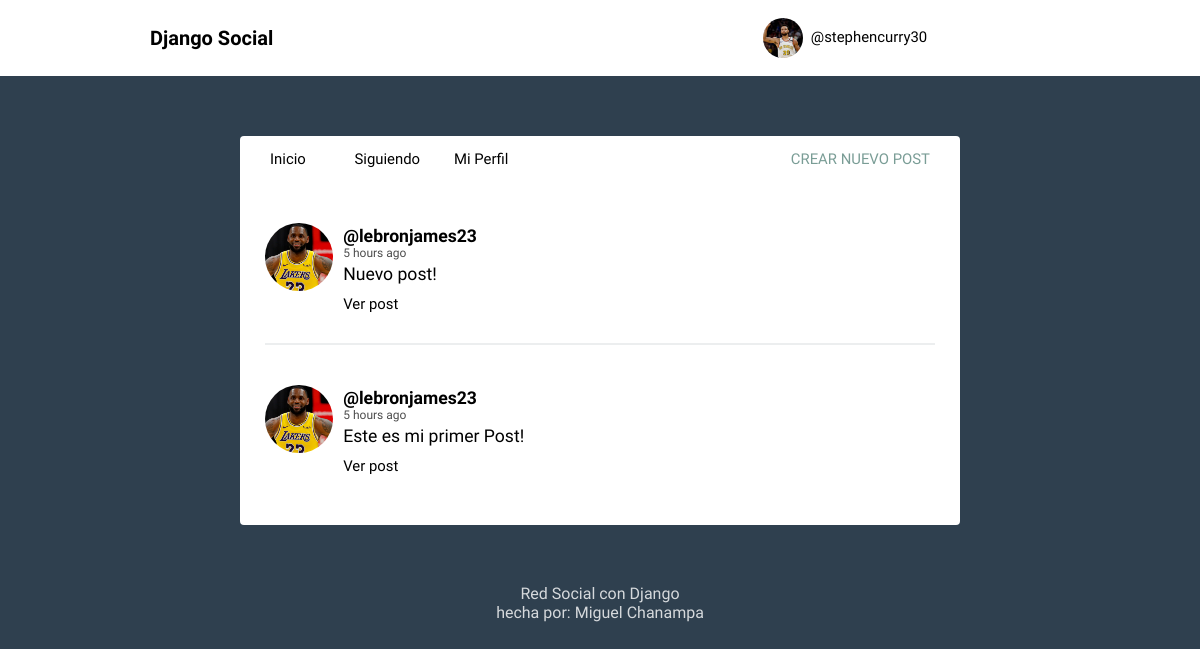
/feed/lebronjames23/ (signed in), run on the app's committed database.
### red_social/models.py (models this page shows, shortened)
class Profile(models.Model):
    user = models.OneToOneField(User, on_delete=models.CASCADE)
    image = models.ImageField(null=True, blank=True, upload_to='', default='default.png')
    def following(self):
        user_ids = Relationship.objects.filter(from_user=self.user)\
                            .values_list('to_user_id', flat=True)
        return User.objects.filter(id__in=user_ids)

class Post(models.Model):
    user = models.ForeignKey(User, on_delete=models.CASCADE, related_name='posts')
    timestamp = models.DateTimeField(default=timezone.now)
    content = models.TextField()
    class Meta:
        ordering = ['-timestamp']

### red_social/views.py (the view)
# urls.py: path('feed/<str:username>/', feed_following, name='feed_following'),
@login_required
def feed_following(request, username):
    posts = Post.objects.all()
    context = {'posts': posts}
    return render(request, 'social/feed_following.html', context)

### red_social/templates/social/feed_following.html (shortened to what this page needs)
{% extends 'social/layout.html' %}
{% load humanize %}
{% block content %}
{% for post in posts %}
  {% if post.user in request.user.profile.following %}
    <article>
        <div class="container-article">
            <img src="{{ post.user.profile.image.url }}">
            <div>
                <h2 class="username"><a href="{% url 'profile' post.user.username %}">@{{post.user.username}}</a></h2>
                <time data-time="#">{{ post.timestamp|naturaltime }}</time>
                <div class="post">{{ post.content }}</div>
                <br>
                <a href="{% url 'post' post.id %}">Ver post</a>
            </div>
        </div>
    </article>
  {% endif %}
{% endfor %}
{% endblock %}

### red_social/templates/social/layout.html (shortened to what this page needs)
<!DOCTYPE html>
{% load static %}
<html>
<head>
	<link rel="stylesheet" type="text/css" href="{% static 'normalize.css' %}">
	<link rel="stylesheet" type="text/css" href="{% static 'style.css' %}">
	<link rel="stylesheet" type="text/css" href="{% static 'mystyle.css' %}">
</head>
<body>
	<header class="main-head">
		<nav class="main">
			<h1 id="logo">Django Social</h1>
			<ul>
				{% if request.user.is_authenticated %}
					<li class="dropdown">
						<a class="profile" href="{% url 'profile' request.user.username %}">
						<img class="post_comment" src="{{ request.user.profile.image.url }}">
							@{{ request.user.username }}
						</a>
					</li>
				{% else %}
					<li><a href="{% url 'register' %}">Registrarse</a></li>
					<li><a href="{% url 'login' %}">Iniciar Sesión</a></li>
				{% endif%}
			</ul>
		</nav>
	</header>
	<div class="main">
		<nav class="second-nav">
			<a class="feed" href="{% url 'feed' %}">Inicio</a>
			{% if request.user.is_authenticated %}
				<a class="feed" href="{% url 'feed_following' request.user.username %}">Siguiendo</a>
				<a class="profile" href="{% url 'profile' request.user.username %}">Mi Perfil</a>
				<a class="new" href="{% url 'post' %}">Crear nuevo post</a>
			{% endif %}
		</nav>
		{% block content %}
		{% endblock content %}
	</div>
	<footer>
		<div class="row">
			<p>Red Social con Django<br>hecha por: Miguel Chanampa</p>
		</div>
	</footer>
</body>
</html>

### red_social/static/style.css (style rules this page uses)
body { background: #2F404F; font-size: 62.5%; font-family: 'Varela Round', Helvetica, Arial, serif; }
.post_comment { margin-top: 10px; height: 40px !important; width: 40px !important; margin-right: 10px; border-radius: 50%; }
p { font-size: 1rem; }
img { object-fit: cover; }
.main-head { background: white; color: black; }
nav.main { min-height: 7vh; display: flex; width: 75%; margin: auto; align-items: center; padding: 0.5rem; }
nav.main ul { display: flex; flex: 1 1 40rem; justify-content: space-around; align-items: center; list-style: none; }
nav.main ul li a { display: flex; flex-direction: row; align-items: center; }
nav.main ul li a img { margin-top: 0; margin-bottom: 0; margin-right: .5rem; }
#logo { flex: 2 1 40rem; }
a { font-size: .93rem; text-decoration: none; color: black; }
.main { background: white; width: 60%; margin: 5% auto; border-radius: 4px; padding-bottom: 20px; }
.second-nav { display: flex; padding: 15px 30px; }
.second-nav .feed { flex: 1 1 30px; }
.second-nav .profile { flex: 1 1 30px; }
.second-nav .new { flex: 6 1 5rem; text-align: right; text-transform: uppercase; color: #7A9D96; }
article { width: 93%; margin: auto; padding: 30px 0; border-bottom: 2px solid #ECEEEF; }
.username { margin-bottom: .1rem; }
.username a { font-size: 1.1rem; }
.container-article { display: flex; }
.container-article img { margin-top: 10px; height: 68px; width: 68px; margin-right: 10px; border-radius: 50%; }
article:last-child { border-bottom: 0; }
time { font-size: .75rem; opacity: .7; }
.post { font-size: 1.1rem; margin-top: .2rem; }
.profile { display: flex; align-items: center; flex-direction: column; }
.profile img { height: 100px; width: 100px; margin-right: 10px; border-radius: 50%; margin: 20px; }
footer { color: white; text-align: center; font-size: .875em; margin: 40px 0; }
footer p { opacity: .8; }

### red_social/static/mystyle.css (style rules this page uses)
.post_comment { height: 32px; width: 32px; margin-right: 10px; border-radius: 50%; }
.dropdown { position: relative !important; display: inline-block !important; }

### data on the page
Post: user.profile.image (picture), user.username "lebronjames23", timestamp "5 hours ago", content "Nuevo post!"
Post: user.profile.image (picture), user.username "lebronjames23", timestamp "5 hours ago", content "Este es mi primer Post!"

### other printed values
{{ request.user.username }} "stephencurry30"
